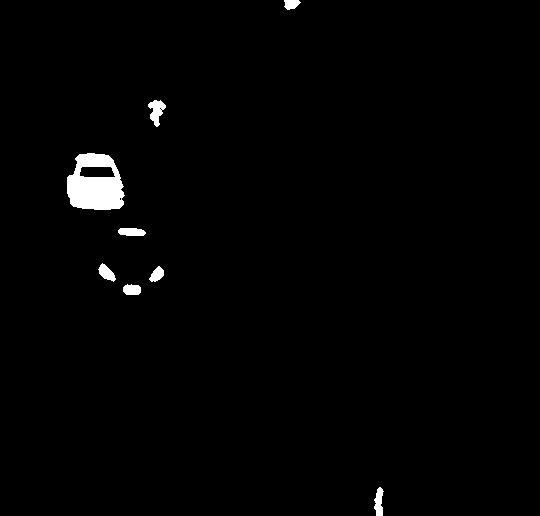
%> input picture code/noname/cha1.jpg, 540 x 516 px
$ octave noname.m   (GNU Octave 9; MATLAB toolbox functions it lacks are replaced by stand-ins)
%> lines starting %> are read from the running program, lines starting %| are printed output that depends on the picture; in (x1, y1, x2, y2) boxes, pixels count from 0 and x2, y2 are one past the last pixel; in counts of white or black regions, pixels touching at a corner belong together; the program's own positions count from 1

clc;clear all;close all
%% 清空变量，读取图像，并显示其属性
clear;close all
src = imread('cha1.jpg');
%> src is the input picture: size 516x540 uint8; min 0, max 255, mean 3.3
%显示原始图像
figure,
subplot(2,2,1),imshow(src),title('原图')

%用ostu方法获取二值化阈值，进行二值化并进行显示
level=graythresh(src);
%> level = 0.514
bw=im2bw(src,level);
%> bw: size 516x540 logical; 1.3% white; 8 white regions
subplot(2,2,2),imshow(bw),title('二值图像')

%运用开操作消去噪点
se = strel('disk',2);
openbw=imopen(bw,se);%对白色点而言
subplot(2,2,3),imshow(openbw),title('开运算后的效果图')

%获取连通区域，并进行显示
% L = bwlabel(openbw,8);
[L,num] = bwlabel(openbw,8);
%> L: size 516x540 double; 9 distinct labels, from 0 to 8
%> num = 8
RGB = label2rgb(L);
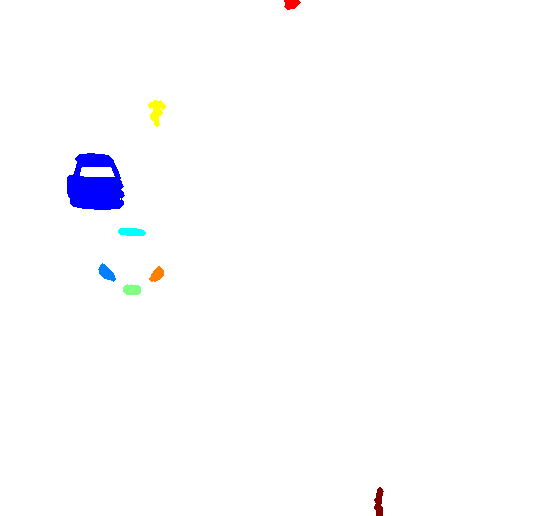
%> RGB: size 516x540x3 uint8; mean R, G, B 252.4, 252.4, 254.3
subplot(2,2,4),imshow(RGB),title('用rgb颜色标记不同区域')

%获取区域的'basic'属性， 'Area', 'Centroid', and 'BoundingBox'
% stats = regionprops(openbw, 'basic');
 stats = regionprops(openbw, 'BoundingBox' ,'Area','Centroid' ,'PixelList' ); %统计白色的连通区域
%> stats = 8 regions; box (x1, y1, x2, y2), Area and Centroid: (67, 153, 125, 210) 2342 [95.9 185.6], (148, 100, 166, 127) 267 [157.1 111.7], (374, 487, 384, 516) 195 [379.6 502.9], (118, 228, 146, 236) 191 [132.2 232.6], (98, 263, 116, 282) 182 [107.1 273.5], (123, 284, 141, 295) 167 [132.6 290.4], (149, 266, 164, 282) 149 [157.6 275.2], (284, 0, 301, 10) 125 [292.1 4.7]
centroids = cat(1, stats.Centroid);
%> centroids = [95.88 185.6; 107.1 273.5; 132.2 232.6; 132.6 290.4; 157.1 111.7; 157.6 275.2; 292.1 4.74; 379.6 502.9]

%%
noiseArea=10;
figure,imshow(openbw),title('2')
hold on
for i=1:size(stats)
    imshow(openbw)
    rectangle('Position',[stats(i).BoundingBox],'LineWidth',2,'LineStyle','--','EdgeColor','r'),
    plot(centroids(i,1), centroids(i,2), 'b*');             %每个连通区域的重心位置
    area = stats(i).Area;                                   %连通区域的面积
    if area<noiseArea                                       %若当前连通区域面积小于噪声点的面积，则该区域设置为0
        pointList = stats(i).PixelList;                     %每个连通区域的像素位置
        rIndex=pointList(:,2);cIndex=pointList(:,1);
        pointList = stats(i).PixelList;                     %连通区域的像素坐标
        openbw(rIndex,cIndex)=0;                            %连通区域的面积不足100，置为背景颜色
    end
    pause(1);
    saveas(gcf,sprintf('%d',i),'jpg')                   %保存图片
end
%> this loop made 8 passes
%> area on passes 1 to 8: 2342, 182, 191, 167, 267, 149, 125, 195
%> pass 1, `plot(centroids(i,1), centroids(i,2), 'b*');`:
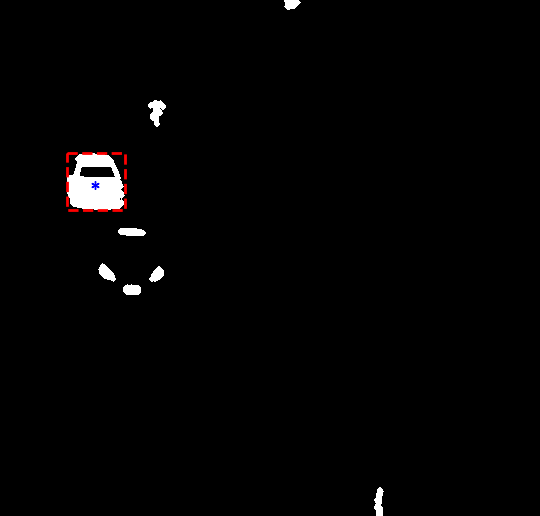
%> figure redrawn from the program's plot data; its title reads '2'
%> pass 2, `plot(centroids(i,1), centroids(i,2), 'b*');`:
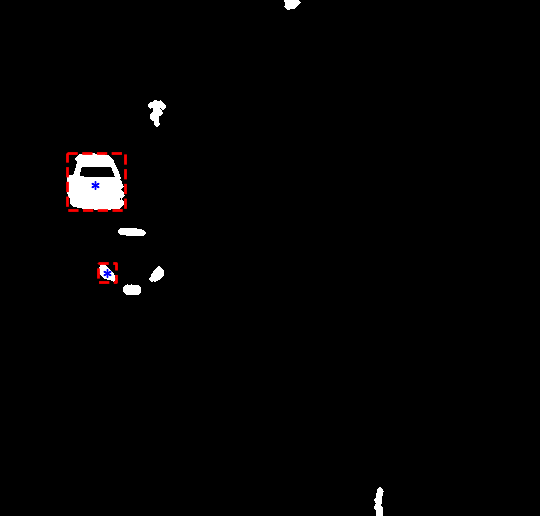
%> figure redrawn from the program's plot data; its title reads '2'
%> after the loop:
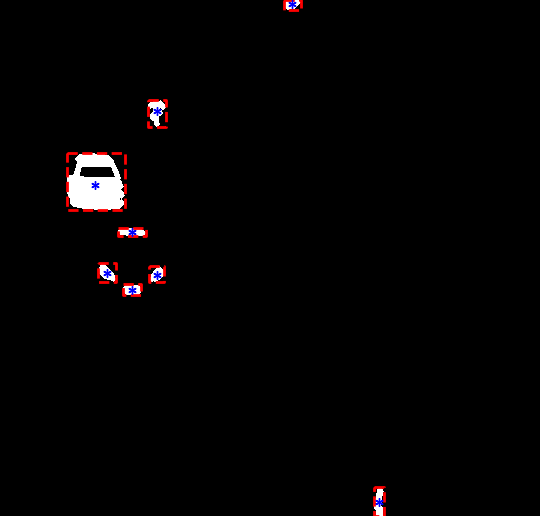
%> figure redrawn from the program's plot data; its title reads '2'
